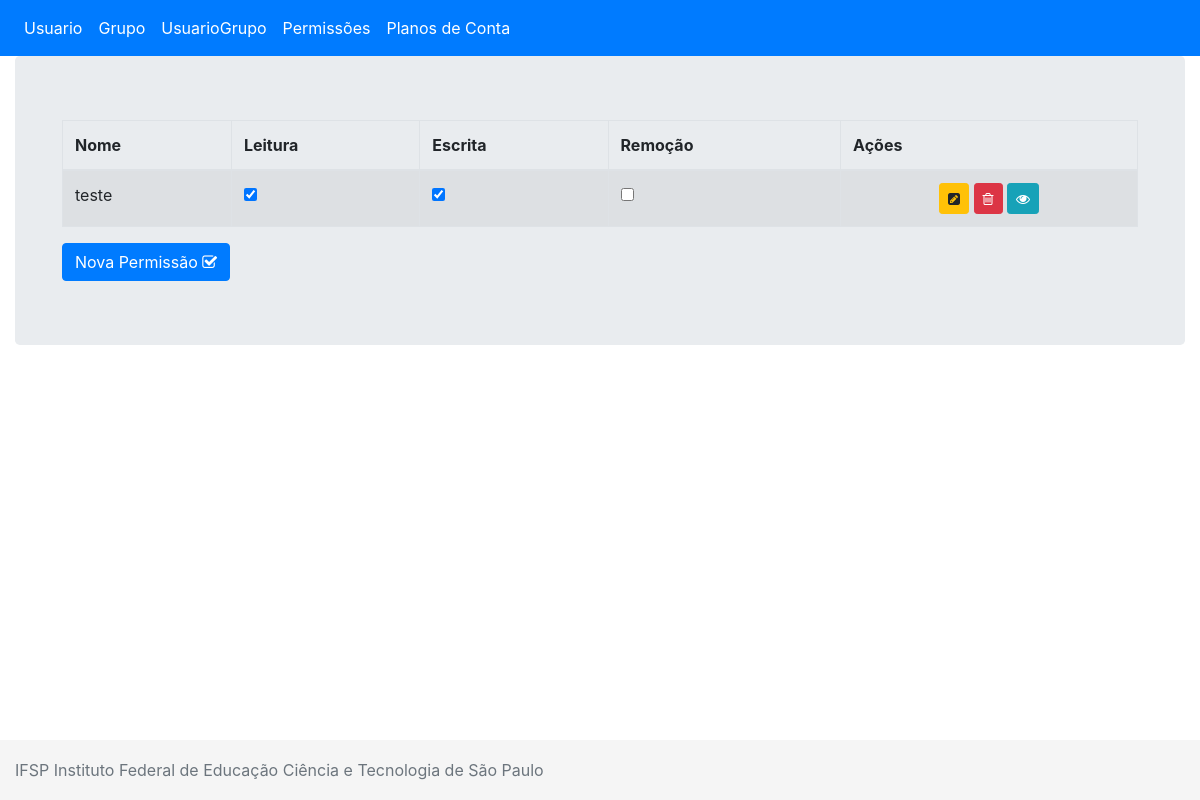
Page /controle_financeiro/permissao/listar on the earlier database version.
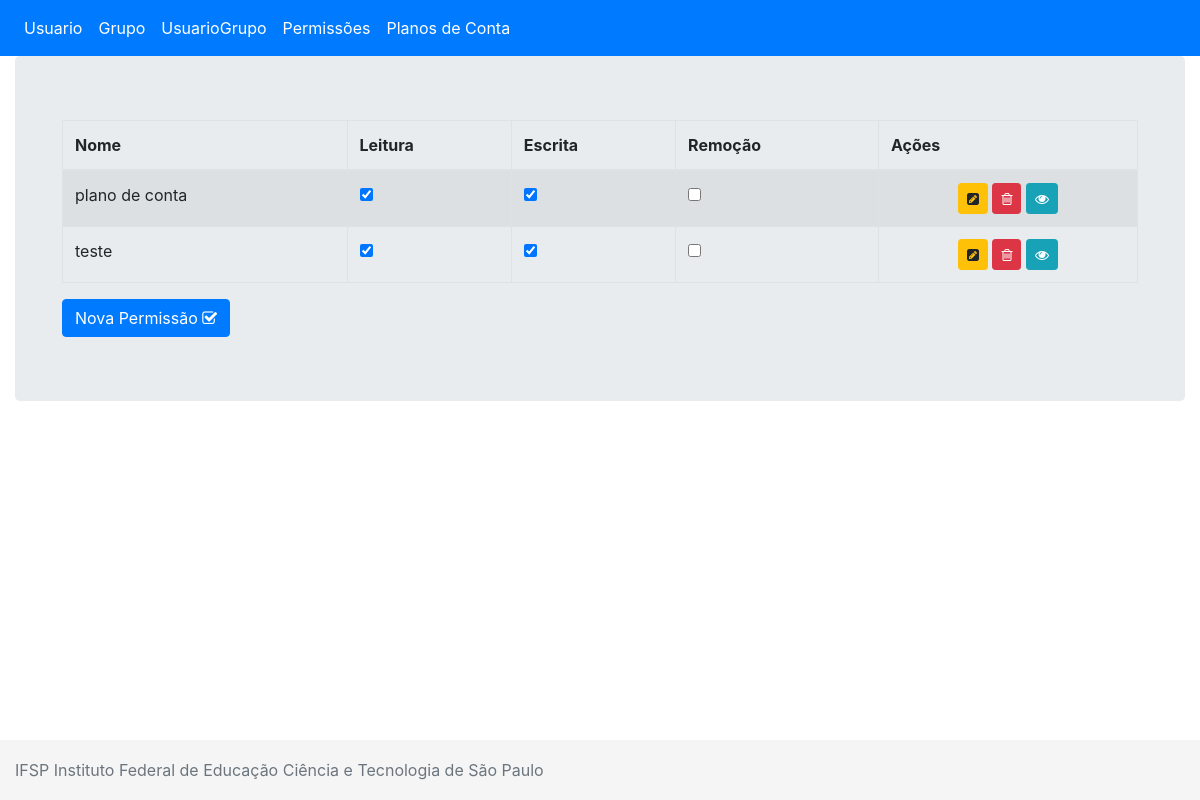
Same page on the later database version.
### controle_financeiro/models/permissaoModel.py (models this page shows, shortened)
class PermissaoModel(models.Model):
    permissao_id = models.AutoField(primary_key=True)
    permissao_nome = models.CharField(max_length=45, null=False, verbose_name="Nome")
    permissao_read = models.BooleanField(verbose_name="Permissao de leitura")
    permissao_write = models.BooleanField(verbose_name="Permissao de escrita")
    permissao_delete = models.BooleanField(verbose_name="Permissao de exclusão")
    class Meta:
        ordering = ['permissao_nome']
        verbose_name = 'Permissão'
        verbose_name_plural = 'Permissões'

### controle_financeiro/views/permissaoView.py (the view)
def listar(request):
    form = PermissaoModel.objects.all()
    context = {
        'form':form
    }
    return render(request, 'permissao/listar.html', context)

### controle_financeiro/templates/permissao/listar.html
{% extends "base.html" %}
{% load widget_tweaks %}
{%block main%}
<div class="container-fluid">
    <div class="table-responsive">
        <table class="table
                      table-striped
                      table-bordered
                      table-hover
                      table-collapse">
         <thead>
            <tr>
                <th>Nome</th>
                <th>Leitura</th>
                <th>Escrita</th>
                <th>Remoção</th>
                <th>Ações</th>
            </tr>
         </thead>
         <tbody>
            {%for u in form%}
            <tr>
                <td>{{ u.permissao_nome }}</td>
                <td><input type="checkbox" {% if u.permissao_read %} checked {% endif %} readonly/></td>
                <td><input type="checkbox" {% if u.permissao_write %} checked {% endif %} readonly/></td>
                <td><input type="checkbox" {% if u.permissao_delete %} checked {% endif %} readonly/></td>
				<td class="text-center">
				  <a id="idAlterar" class="btn btn-warning btn-sm"
				     title="Alterar dados do grupo"
					 href="{% url 'alterar_permissao' u.permissao_id%}">
                     <i class="fa fa-pencil-square" aria-hidden="true"></i>
            	  </a>
				  <a id="idExcluir" class="btn btn-danger btn-sm"
				     title="Excluir dados do grupo"
					 href="{% url 'remover_permissao' u.permissao_id%}">
                     <i class="fa fa-trash-o" aria-hidden="true"></i>
				  </a>
                  <a id="idConsultar" class="btn btn-info btn-sm"
				     title="Consultar dados do grupo"
					 href="{% url 'exibir_permissao' u.permissao_id%}">
                     <i class="fa fa-eye" aria-hidden="true"></i>
				  </a>
				</td>
            </tr>
            {%endfor%}
         </tbody>
        </table>
        <a id="idIncluir" class="btn btn-primary" href="{% url 'inserir_permissao' %}">Nova Permissão <i class="fa fa-check-square-o" aria-hidden="true"></i></a>
    </div>
</div>
{%endblock%}

### controle_financeiro/templates/base.html (shortened to what this page needs)
{%load static%}
<!doctype html>
<html lang="pt-br">
<head>
    <link rel="stylesheet" href="{% static 'css/bootstrap.css'%}">
    <link rel="stylesheet" href="{% static 'css/font-awesome.css' %}">
    <link rel="stylesheet" href="{% static 'css/bootstrap-datepicker.standalone.min.css' %}">
    <link rel="stylesheet" href="{% static 'css/footer.css' %}">
    <link rel="stylesheet" href="{% static 'css/style.css' %}" >
</head>
<body>
     <nav class="navbar navbar-expand-lg navbar-dark bg-primary">
        <ul class="navbar-nav mr-auto">
          <li class="nav-item active">
            <a class="nav-link" href="{% url 'listar_usuario' %}">Usuario <span class="sr-only">(current)</span></a>
          </li>
          <li class="nav-item active">
            <a class="nav-link" href="{% url 'listar_grupo' %}">Grupo <span class="sr-only">(current)</span></a>
          </li>
          <li class="nav-item active">
            <a class="nav-link" href="{% url 'listar_usuario_grupo' %}">UsuarioGrupo <span class="sr-only">(current)</span></a>
          </li>
          <li class="nav-item active">
            <a class="nav-link" href="{% url 'listar_permissao' %}">Permissões <span class="sr-only">(current)</span></a>
          </li>
          <li class="nav-item active">
            <a class="nav-link" href="{% url 'listar_plano_conta' %}">Planos de Conta <span class="sr-only">(current)</span></a>
          </li>
        </ul>
    </nav>
      <div class="container-fluid">
          <div class="jumbotron">
             {%block main%}
             {%endblock%}
          </div>
      </div>
    <footer class="footer">
       <div class="container-fluid">
         <span class="text-muted">IFSP Instituto Federal de Educação Ciência e Tecnologia de São Paulo</span>
       </div>
   </footer>
</body>
</html>

### controle_financeiro/static/css/footer.css (style rules this page uses)
html { position: relative; min-height: 100%; }
body { margin-bottom: 60px; }
.footer { position: absolute; bottom: 0; width: 100%; height: 60px; line-height: 60px; background-color: #f5f5f5; }

Differences in the rows shown:
added PermissaoModel: permissao_nome "plano de conta", permissao_read "☑", permissao_write "☑"
